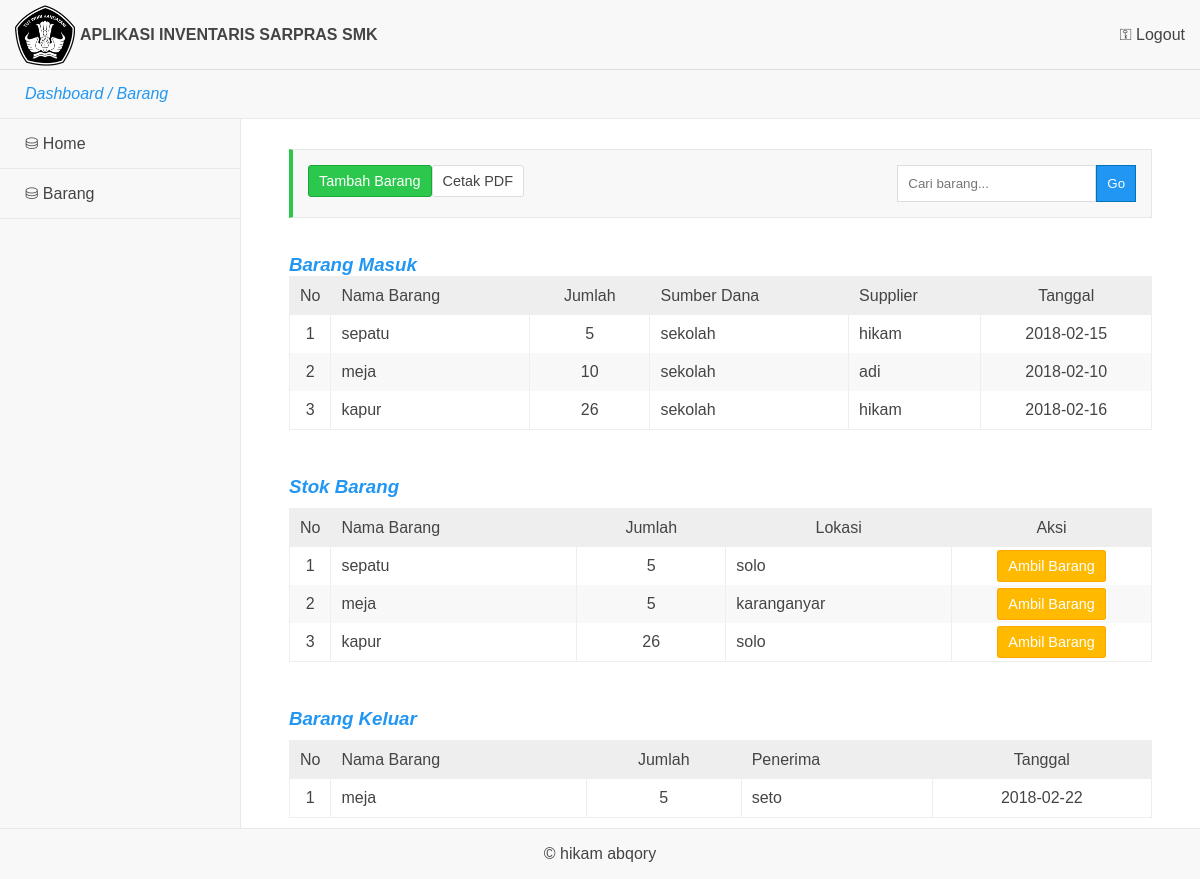
Screenshot of /operator/barang.php (signed in) with the database file from the repository.
### tables this page shows
CREATE TABLE `barang` (
  `id_barang` int(11) NOT NULL,
  `kode_barang` varchar(8) NOT NULL,
  `nama_barang` varchar(30) NOT NULL,
  `lokasi_barang` varchar(40) NOT NULL,
  `kondisi` varchar(20) NOT NULL,
  `jumlah` int(6) NOT NULL,
  `sumber_dana` varchar(25) NOT NULL,
  `supplier` varchar(50) NOT NULL,
  `tanggal` varchar(20) NOT NULL
);

CREATE TABLE `stok` (
  `id_stok` int(11) NOT NULL,
  `kode_barang` varchar(14) NOT NULL,
  `nama_barang` varchar(20) NOT NULL,
  `jumlah_masuk` int(11) NOT NULL,
  `jumlah_keluar` int(11) NOT NULL,
  `jumlah` int(11) NOT NULL,
  `penerima` varchar(20) NOT NULL,
  `tanggal` varchar(20) NOT NULL,
  `status` varchar(2) NOT NULL
);

### fungsi.php (called while the page is built, shortened)
<?php
$link = mysqli_connect('localhost','root','','inv');
function run($query){
	global $link;
	$result = mysqli_query($link,$query);
	return $result;
}
?>

### operator/barang.php (the view, shortened to what this page needs)
<?php
require_once '../fungsi.php';
require_once 'view.php';
$query = "SELECT * FROM barang ";
$read  = run($query);
$query = "SELECT * FROM barang,stok WHERE barang.jumlah = stok.jumlah";
$stok  = run($query);
$query = "SELECT * FROM stok WHERE status='ok' ";
$keluar  = run($query);
?>
<div class="main-admin">
	<div class="isi">
		<div class="konten">
			<div class="judul j-hijau">
				<a href="add.php" class="kiri tmbl hijau">Tambah Barang</a>
				<a href="cetak.php" class="tmbl putih kiri">Cetak PDF</a>
				<form action="cari.php" class="kanan" method="get">
					<input type="text" placeholder="Cari barang..." name="cari"><button class="biru">Go</button>
				</form>
			</div>
			<br><br>
			<div class="dataa">
				<h3 class="kiri">Barang Masuk</h3>
			</div>
			<div class="data-barang">
				<table>
					<thead>
						<tr>
							<td width="30" align="center">No</td>
							<td>Nama Barang</td>
							<td align="center">Jumlah</td>
							<td>Sumber Dana</td>
							<td>Supplier</td>
							<td align="center">Tanggal</td>
						</tr>
					</thead>
					<tbody>
					<?php
				if(mysqli_num_rows($read) > 0){
					$no = 0;
					while($row = mysqli_fetch_assoc($read)){
					$no++;
						?>
						<tr>
							<td align="center"><?= $no; ?></td>
							<td><?= $row['nama_barang']; ?></td>
							<td align="center"><?= $row['jumlah']; ?></td>
							<td><?= $row['sumber_dana']; ?></td>
							<td><?= $row['supplier']; ?></td>
							<td align="center"><?= $row['tanggal']; ?></td>
						</tr>
					<?php }
				}else{
					echo '<tr>
								<td colspan="11">
									<h3 style="padding:15px; text-align:center;">Data kosong!</h3>
								</td>
							</tr>';
				}
					 ?>
					</tbody>
				</table>
			</div>
			<br><br>
			<div class="dataa">
				<h3>Stok Barang</h3>
			</div>
			<div class="data-barang">
				<table>
					<thead>
						<tr>
							<td width="30" align="center">No</td>
							<td>Nama Barang</td>
							<td align="center">Jumlah</td>
							<td align="center">Lokasi</td>
							<td align="center" width="200">Aksi</td>
						</tr>
					</thead>
					<tbody>
					<?php
				if(mysqli_num_rows($stok) > 0){
					$no = 0;
					while($row = mysqli_fetch_assoc($stok)){
					$no++;
						?>
						<tr>
							<td align="center"><?= $no; ?></td>
							<td><?= $row['nama_barang']; ?></td>
							<td align="center"><?= $row['jumlah_masuk']; ?></td>
							<td><?= $row['lokasi_barang']; ?></td>
							<td align="center">
							<?php if($row['jumlah_masuk'] != 0 ){ ?>
								<a href="kel.php?id=<?= $row['jumlah']; ?>" class="tmbl kuning">Ambil Barang</a>
							<?php }else{ ?>
								<b style="color: red;">Barang Habis</b>
							<?php } ?>
							</td>
						</tr>
					<?php }
				}else{
					echo '<tr>
								<td colspan="11">
									<h3 style="padding:15px; text-align:center;">Data kosong!</h3>
								</td>
							</tr>';
				}
					 ?>
					</tbody>
				</table>
			</div>
			<br><br>
			<div class="dataa">
				<h3>Barang Keluar</h3>
			</div>
			<div class="data-barang">
				<table>
					<thead>
						<tr>
							<td width="30" align="center">No</td>
							<td>Nama Barang</td>
							<td align="center">Jumlah</td>
							<td>Penerima</td>
							<td align="center">Tanggal</td>
						</tr>
					</thead>
					<tbody>
					<?php
				if(mysqli_num_rows($keluar) > 0 ){
					$no = 0;
					while($row = mysqli_fetch_assoc($keluar)){
					$no++;
						?>
						<tr>
							<td align="center"><?= $no; ?></td>
							<td><?= $row['nama_barang']; ?></td>
							<td align="center"><?= $row['jumlah_keluar']; ?></td>
							<td><?= $row['penerima']; ?></td>
							<td align="center"><?= $row['tanggal']; ?></td>
						</tr>
					<?php }
				}else{
					echo '<tr>
								<td colspan="11">
									<h3 style="padding:15px; text-align:center;">Data kosong!</h3>
								</td>
							</tr>';
				}
					 ?>
					</tbody>
				</table>
			</div>
		</div>
	</div>
</div>

### style.css (style rules this page uses)
* { margin: 0; padding: 0; font-family: sans-serif; box-sizing: border-box; text-decoration: none; box-sizing: border-box; }
body { background: #f8f8f8; color: #444; }
input,textarea,button,select { padding: 10px; background: #fff; border:1px solid #ddd; }
input[type="submit"],button { cursor:pointer; }
table { border-collapse: collapse; width: 100%; background: #fff; border:1px solid #eee; }
table thead tr { background: #eee; color: #444; }
table td { padding: 10px; border-right: 1px solid #eee }
table td:last-child { border:none; }
table tbody tr:nth-child(even) { background: #f8f8f8; }
.konten { width: 90%; margin: 0 auto; }
.kanan { float: right; }
.kiri { float: left; }
.tmbl { padding: 7px 10px; font-size: 0.9em; border-radius: 3px; }
.kuning { background: #ffba00; color: #fff; border:1px solid #ffa700; }
.hijau { background: #2cc74d; color: #fff; border:1px solid #16aa35; }
.biru { background: #2196f3; color: #fff; border:1px solid #0074b9; }
.putih { background: #fff; color: #444; border:1px solid #ddd; }
.main-admin { min-height: 600px; background: #f8f8f8; overflow: hidden; }
.isi { width: 80%; float: left; padding-top: 30px; border-left:1px solid #e9e9e9; min-height: 600px; background: #fff; }
.judul { padding: 15px; background: #f8f8f8; border:1px solid #e7e7e7; overflow: hidden; }
.j-hijau { border-left: 4px solid #2cc74b; }
.data-barang { width: 100%; margin: 10px 0px; }
.dataa { padding: 0px 0px; color: #2196f3; font-style: italic; }

### rows the page displays
barang: nama_barang "sepatu", jumlah "5", sumber_dana "sekolah", supplier "hikam", tanggal "2018-02-15"
barang: nama_barang "meja", jumlah "10", sumber_dana "sekolah", supplier "adi", tanggal "2018-02-10"
barang: nama_barang "kapur", jumlah "26", sumber_dana "sekolah", supplier "hikam", tanggal "2018-02-16"
stok: nama_barang "sepatu", jumlah_masuk "5", barang.lokasi_barang "solo"
stok: nama_barang "meja", jumlah_masuk "5", barang.lokasi_barang "karanganyar", jumlah_keluar "5", penerima "seto", tanggal "2018-02-22"
stok: nama_barang "kapur", jumlah_masuk "26", barang.lokasi_barang "solo"

### other values shown
$judul "Barang"
